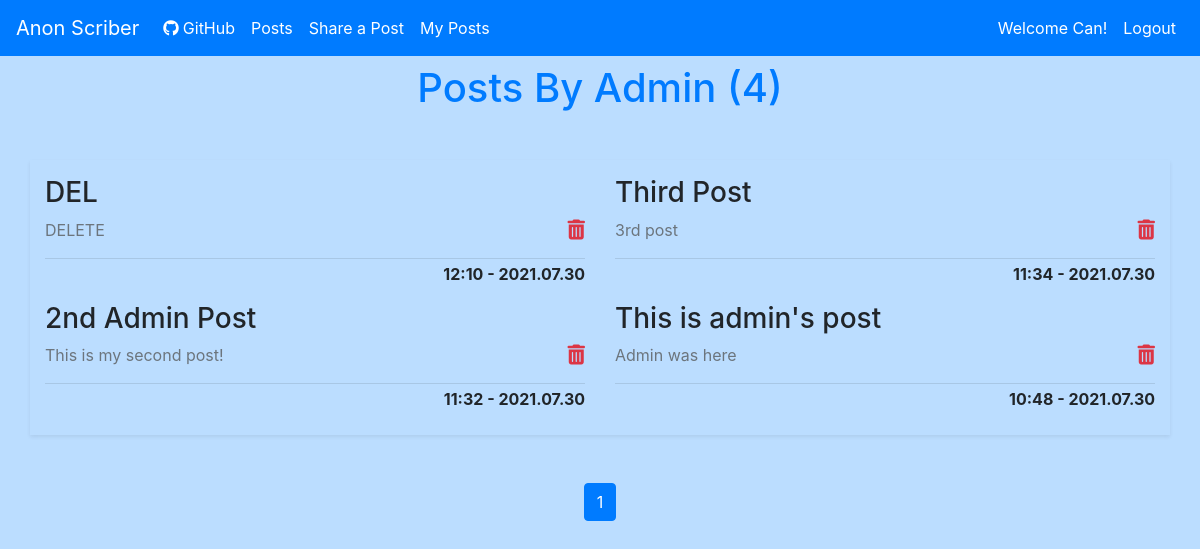
The page /user/5 (signed in) on the database its author committed.
### anon_scriber/models.py (models this page shows, shortened)
class User(db.Model, UserMixin):
    id = db.Column(db.Integer, primary_key=True)
    username = db.Column(db.String(length=50), unique=True, nullable=False)
    email_address = db.Column(db.String(length=60), unique=True, nullable=False)
    password_hash = db.Column(db.String(length=60), nullable=False)
    posts = db.relationship('Post', backref='user', lazy=True)
    @property
    def password(self):
        return self.password

class Post(db.Model):
    id = db.Column(db.Integer, primary_key=True)
    title = db.Column(db.String(length=60), nullable=False, unique=True)
    post = db.Column(db.String(length=1024), nullable=False, unique=True)
    time_stamp = db.Column(db.DateTime, default=datetime.utcnow)
    user_id = db.Column(db.Integer, db.ForeignKey('user.id'), nullable=False)

### anon_scriber/routes.py (the view)
@app.route('/user/<int:id>', methods=['GET', 'POST'])
@login_required
def user_posts(id):
    page = request.args.get('page', 1, type=int)
    user = User.query.filter_by(id=id).first_or_404()
    posts = Post.query.filter_by(user=user)\
        .order_by(Post.time_stamp.desc())\
        .paginate(page=page, per_page=6) #To get latest records from db
    return render_template("userposts.html", posts=posts, user=user)

### anon_scriber/models.py (called while the page is built)
@login_manager.user_loader
def load_user(user_id):
    return User.query.get(int(user_id))

### anon_scriber/templates/userposts.html (shortened to what this page needs)
{% extends 'base.html' %}
{% block content %}
    <h1 class="mt-2 mb-3 text-center text-primary">Posts By {{ user.username }} ({{ posts.total }})</h1>
    <div class="container mt-5">
        <div class="row blog mb-5 shadow-sm pb-2 pt-3">
            {% for post in posts.items %}
                <div class="col-md-6">
                    <h3> {{ post.title }}
                        <h5> <a class="blog-delete float-right text-danger"
                           href="{{ url_for('delete_post', post_id=post.id) }}"><i class="fas fa-trash-alt"></i></a>
                        </h5>
                    </h3>
                    <p class="blog-description text-secondary">
                        {{ post.post }}
                    </p>
                    <p class="pt-1 blog-time-stamp font-weight-bold float-right">
                        {{ post.time_stamp.strftime('%H:%M - %Y.%m.%d') }}
                    </p>
                    <hr>
                </div>
            {% endfor %}
        </div>
        <div class="row">
            <div class="col-md-12 d-flex justify-content-center">
            {% for page_num in posts.iter_pages(left_edge=1, right_edge=1, left_current=1, right_current=2) %}
                {% if page_num %}
                    {% if posts.page == page_num %}
                        <a class="btn btn-primary mb-4 ml-1 mr-1" href="{{ url_for('shared_posts', page=page_num) }}">{{ page_num }}</a>
                    {% else %}
                        <a class="btn btn-outline-primary mb-4 ml-1 mr-1" href="{{ url_for('shared_posts', page=page_num) }}">{{ page_num }}</a>
                    {% endif %}
                {% else %}
                    <p class="text-primary mt-3 ml-1 mr-1">...</p>
                {% endif %}
            {% endfor %}
            </div>
        </div>
    </div>
{% endblock content %}

### anon_scriber/templates/base.html (shortened to what this page needs)
<!DOCTYPE html>
<html lang="en">
<head>
    <link rel="stylesheet" href="https://cdn.jsdelivr.net/npm/bootstrap@4.5.3/dist/css/bootstrap.min.css"
>
    <link rel= "stylesheet" type= "text/css" href= "{{ url_for('static',filename='styles/main.css') }}">
</head>
<body>
        <nav class="navbar navbar-expand-md navbar-dark bg-primary">
          <a class="navbar-brand">Anon Scriber</a>
          <div class="collapse navbar-collapse" id="navbarNav">
            <ul class="navbar-nav mr-auto">
                <li class="nav-item active">
                    <a class="nav-link" href="https://github.com/TheNavyInfantry/Anon-Scriber" target="_blank"><i class="fab fa-github mr-1"></i>GitHub</a>
                </li>
                {% if current_user.is_authenticated %}
                <li class="nav-item active">
                    <a class="nav-link" href="{{ url_for('shared_posts') }}">Posts<span class="sr-only">(current)</span></a>
                </li>
                <li class="nav-item active">
                    <a class="nav-link" href="{{ url_for('post_page') }}">Share a Post</a>
                </li>
                <li class="nav-item active">
                    <a class="nav-link" href="{{ url_for('user_posts', id=current_user.id) }}">My Posts</a>
                </li>
                {% else %}
                <li class="nav-item active">
                    <a class="nav-link" href="{{ url_for('index') }}">Home <span class="sr-only">(current)</span></a>
                </li>
                {% endif %}
            </ul>
              {% if current_user.is_authenticated %}
            <ul class="navbar-nav">
                <li class="nav-item active">
                    <a class="nav-link"> Welcome {{ current_user.username }}! </a>
                </li>
                <li class="nav-item active">
                    <a class="nav-link" href="{{ url_for('logout_page') }}">Logout</a>
                </li>
            </ul>
              {% endif %}
          </div>
        </nav>
    {% block content %}
    {% endblock content %}
</body>
</html>

### anon_scriber/static/styles/main.css (style rules this page uses)
body { background: #BBDDFF; }

### rows shown on the page
User: username "Can"
User: username "Admin"
Post: title "DEL", post "DELETE", time_stamp "12:10 - 2021.07.30"
Post: title "Third Post", post "3rd post", time_stamp "11:34 - 2021.07.30"
Post: title "2nd Admin Post", post "This is my second post!", time_stamp "11:32 - 2021.07.30"
Post: title "This is admin's post", post "Admin was here", time_stamp "10:48 - 2021.07.30"

### other values the page prints
{{ posts.total }} "4"
{{ page_num }} "1"
